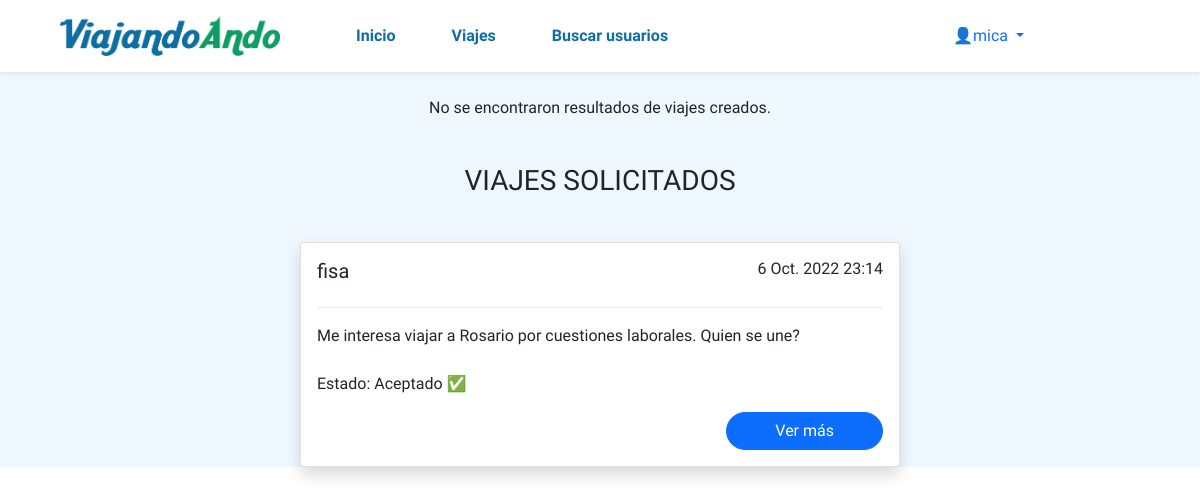
The page /viajes/misviajes (signed in) on the database as committed earlier.
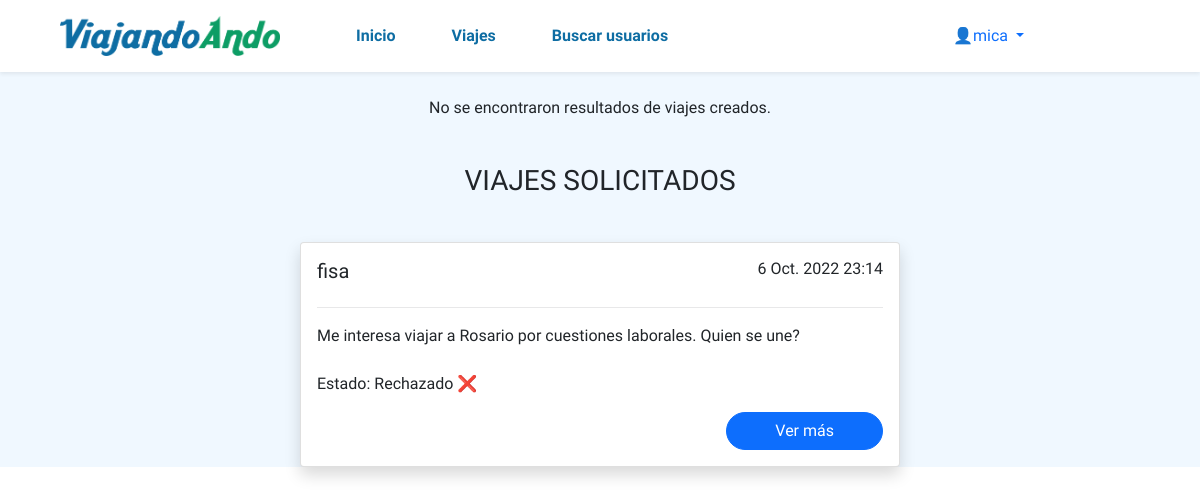
The same page on the database as committed later.
### viajes/models.py (models this page shows, shortened)
class UsuarioPeticion(models.Model):
    viaje = models.ForeignKey(Viaje, on_delete=models.CASCADE)
    user = models.ForeignKey(User, on_delete=models.CASCADE)
    esta_aceptado = models.BooleanField(null=True, default=None)
    class Meta:
        constraints = [
            models.UniqueConstraint(
                fields=['viaje', 'user'], name='unique_viaje_user_combination'
            )
        ]

class Viaje(models.Model):
    conductor = models.ForeignKey(Conductor,on_delete=models.CASCADE, related_name='conductor_set')
    datetime = models.DateTimeField(blank=True, null=True, default=None)
    fecha = models.DateField(blank=True, null=True, default=None)
    hora = models.TimeField(blank=True, null=True, default=None)
    ciudad_origen = models.ForeignKey(Ciudad,on_delete=models.CASCADE, related_name='ciudad_origen_set')
    ciudad_destino = models.ForeignKey(Ciudad,on_delete=models.CASCADE, related_name='ciudad_destino_set')
    pasajeros = models.ManyToManyField(User, through='UsuarioPeticion')
    imagen_vehiculo = models.ImageField(upload_to="images/")
    descripcion = models.CharField(max_length=250)
    capacidad = models.PositiveIntegerField()
    disponible = models.PositiveIntegerField(null=True, blank=True, default=None)
    class Meta:
        constraints = [
            models.UniqueConstraint(
                fields=['conductor', 'datetime'], name='unique_conductor_datetime_combination'
            )
        ]

### users/models.py (models this page shows)
class Conductor(models.Model):
    user = models.OneToOneField(User, on_delete=models.CASCADE, primary_key=True)
    licencia = models.CharField(max_length=250)
    foto_perfil = models.ImageField(upload_to="images/", null=True, default=None)
    celular = models.BigIntegerField(blank=True, null=True, default=None);
    def __str__(self):
        string = str(self.user.username)
        return string

### viajes/views.py (the view)
# urls.py: path("viajes/misviajes", viajes_views.mis_viajes, name="mis viajes"),
@login_required
def mis_viajes(request):
	viajes_creados = ''
	if request.method == "GET":
		try:
			conductor = Conductor.objects.get(user_id=request.user.id)
			viajes_creados = Viaje.objects.filter(conductor_id=conductor)
		except:
			print('No es conductor.')
		viajes_solicitados = UsuarioPeticion.objects.filter(user_id=request.user)
	return render(request, "viajes/mis_viajes.html", {'viajes_solicitados': viajes_solicitados, 'viajes_creados': viajes_creados})

### viajes/templates/viajes/mis_viajes.html (shortened to what this page needs)
{% extends 'base.html' %}
{% load static %}
{% block content_viaje %}
<div class="viajes">
  {% if viajes_creados|length == 0 %}
    <p class="text-center py-4">No se encontraron resultados de viajes creados.</p>
  {% endif %}
  <div class="viajes">
    {% if viajes_solicitados|length == 0 %}
      <p class="text-center py-4">No se encontraron resultados de viajes solicitados.</p>
    {% else %}
      <p class="text-center fs-3 mt-2">VIAJES SOLICITADOS</p>
      {% for peticion in viajes_solicitados %}
        <div class="d-flex justify-content-center pt-4">
          <div class="card shadow rounded cardViaje">
            <div class="card-body">
              <div class="d-flex justify-content-between">
                <h5 class="card-title d-inline">{{peticion.viaje.conductor}}</h5>
                <h6 class="text-end d-inline">{{peticion.viaje.datetime}}</h6>
              </div>
              <hr>
                <p class="card-text mb-4">{{peticion.viaje.descripcion}}</p>
                Estado:
                {% if peticion.esta_aceptado == None %}
                  Pendiente ⏲
                {% elif peticion.esta_aceptado == True %}
                    Aceptado ✅
                {% else %}
                  Rechazado ❌
                {% endif %}
                <div class="d-flex justify-content-end">
                  <button type="button" class="btn btn-primary text-center px-5 rounded-pill" data-bs-toggle="modal" data-bs-target="#exampleModal{{viaje.id}}">Ver más</button>
                </div>
            </div>
          </div>
        </div>
      {% endfor %}
    {% endif %}
</div>
{% endblock %}

### viajes/templates/base.html (shortened to what this page needs)
{% load static %}
<!DOCTYPE html>
<html lang="es">
<head>
  <link href="https://cdn.jsdelivr.net/npm/bootstrap@5.1.3/dist/css/bootstrap.min.css" rel="stylesheet">
  <link rel="stylesheet" href="{% static 'viajes/css/styles.css' %}" type="text/css">
</head>
<body>
  <header>
    <nav class="navbar navbar-expand-lg px-md-5 shadow-sm">
      <div class="container-fluid">
        <a href="/"><img class="logo" src="{% static 'viajes/img/logo.png' %}" alt="Logo"></a>
          <div class="collapse navbar-collapse" id="navbarSupportedContent">
              <div class="container-fluid d-flex justify-content-between p py-2">
                <ul class="navbar-nav gap-lg-4 ps-lg-5">
                    <li class="nav-item">
                      <a class="nav-link px-3 fw-bold itemNav rounded-pill" aria-current="page" href="/">Inicio</a>
                    </li>
                    <li class="nav-item">
                      <a class="nav-link px-3 fw-bold itemNav rounded-pill" href="{% url 'viajes' %}">Viajes</a>
                    </li>
                    <li class="nav-item">
                      <a class="nav-link px-3 fw-bold itemNav rounded-pill" href="/search/">Buscar usuarios</a>
                    </li>
                </ul>
                <div class="d-flex align-items-center justify-content-between gap-4">
                  {% if user.is_authenticated %}
                    <div class="collapse navbar-collapse me-5 pe-5" id="navbarNavLightDropdown">
                      <ul class="navbar-nav">
                        <li class="nav-item dropdown">
                          <a class="nav-link dropdown-toggle" href="#" role="button" data-bs-toggle="dropdown" aria-expanded="false">
                            👤{{user.username}}
                          </a>
                        </li>
                      </ul>
                    </div>
                  {% else %}
                      <a class="text-decoration-none" href="{% url 'register' %}">Registrarse</a>
                      <a class="btn btn-primary" href="{% url 'login' %}">Iniciar Sesion</a>
                  {% endif %}
                </div>
              </div>
          </div>
      </div>
    </nav>
  </header>
  <main>
    {% block content_viaje %}
    {% endblock %}
  </main>
</body>
</html>

### viajes/static/viajes/css/styles.css (style rules this page uses)
body { font-family: 'Ubuntu', sans-serif; }
.logo { width: 220px; }
main { background-color: aliceblue; }
hr { opacity: 0.1; }
.itemNav { color: #0e6da3; }
.cardViaje { width: 600px; min-width: 300px; }

Rows that differ between the two databases and show on the page:
changed UsuarioPeticion "fisa": esta_aceptado "Aceptado ✅" → "Rechazado ❌"
